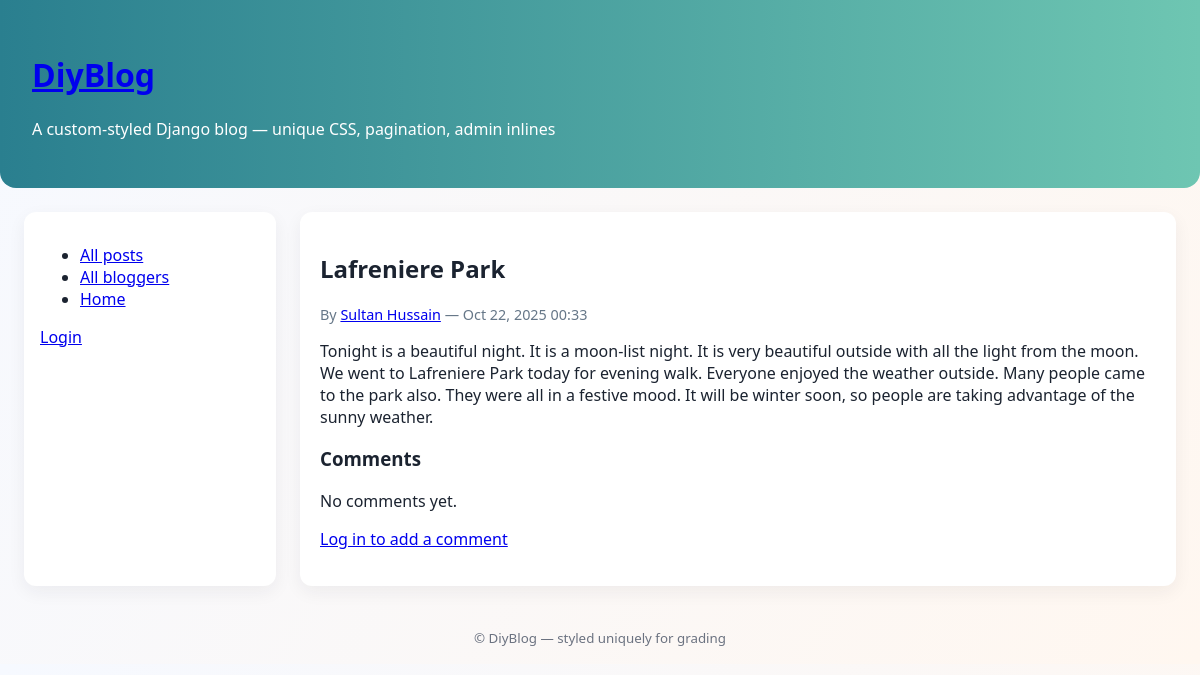
The app's page /blog/2/ with its own data.
### blog/models.py (models this page shows, shortened)
class BlogPost(models.Model):
    title = models.CharField(max_length=255)
    author = models.ForeignKey(Blogger, on_delete=models.SET_NULL, null=True, related_name='posts')
    content = models.TextField()
    created_at = models.DateTimeField(default=timezone.now, db_index=True)
    class Meta:
        ordering = ['-created_at']  # newest first

class Blogger(models.Model):
    user = models.OneToOneField(User, on_delete=models.SET_NULL, null=True, blank=True)
    name = models.CharField(max_length=200)
    bio = models.TextField(blank=True)
    created_at = models.DateTimeField(default=timezone.now)

### blog/views.py (the view)
# urls.py: path('<int:pk>/', views.blog_detail, name='blog_detail'),
def blog_detail(request, pk):
    post = get_object_or_404(BlogPost.objects.select_related('author'), pk=pk)
    comments = post.comments.select_related('author').all()  # oldest -> newest per Meta
    return render(request, 'blog/blog_detail.html', {'post': post, 'comments': comments})

### blog/templates/blog/blog_detail.html (shortened to what this page needs)
{% extends 'blog/base.html' %}
{% block content %}
<article>
  <h2>{{ post.title }}</h2>
  <p class="meta">By <a href="{% url 'blog:blogger_detail' post.author.pk %}">{{ post.author.name }}</a> — {{ post.created_at|date:"M j, Y H:i" }}</p>
  <div class="post-content">
    <p>{{ post.content }}</p>
  </div>
</article>
<section class="comments">
  <h3>Comments</h3>
  {% if comments %}
    <ol>
      {% for c in comments %}
        <li>
          <p><strong>{% if c.author %}{{ c.author.username }}{% else %}Anonymous{% endif %}</strong> — {{ c.created_at|date:"M j, Y H:i" }}</p>
          <p>{{ c.text }}</p>
        </li>
      {% endfor %}
    </ol>
  {% else %}
    <p>No comments yet.</p>
  {% endif %}
  {% if user.is_authenticated %}
    <p><a href="{% url 'blog:create_comment' post.pk %}">Add a comment</a></p>
  {% else %}
    <p><a href="{% url 'login' %}?next={% url 'blog:create_comment' post.pk %}">Log in to add a comment</a></p>
  {% endif %}
</section>
{% endblock %}

### blog/static/css/site.css (style rules this page uses)
body { font-family: "Segoe UI", Roboto, Arial, sans-serif; background: linear-gradient(120deg,#f6f9ff,#fff7f0); color: #1b2330; margin: 0; }
.meta { font-size: 0.9rem; color: #667788; }

### records on screen
BlogPost: title "Lafreniere Park", author.name "Sultan Hussain", created_at "Oct 22, 2025 00:33", content "Tonight is a beautiful night. It is a moon-list night. It is very beautiful outside with all the light from the moon. We went to Lafreniere Park today for evening walk. Everyone enjoyed the weather outside. Many people came to the park also. They were all in a festive mood. It will be winter soon, so people are taking advantage of the sunny weather."
